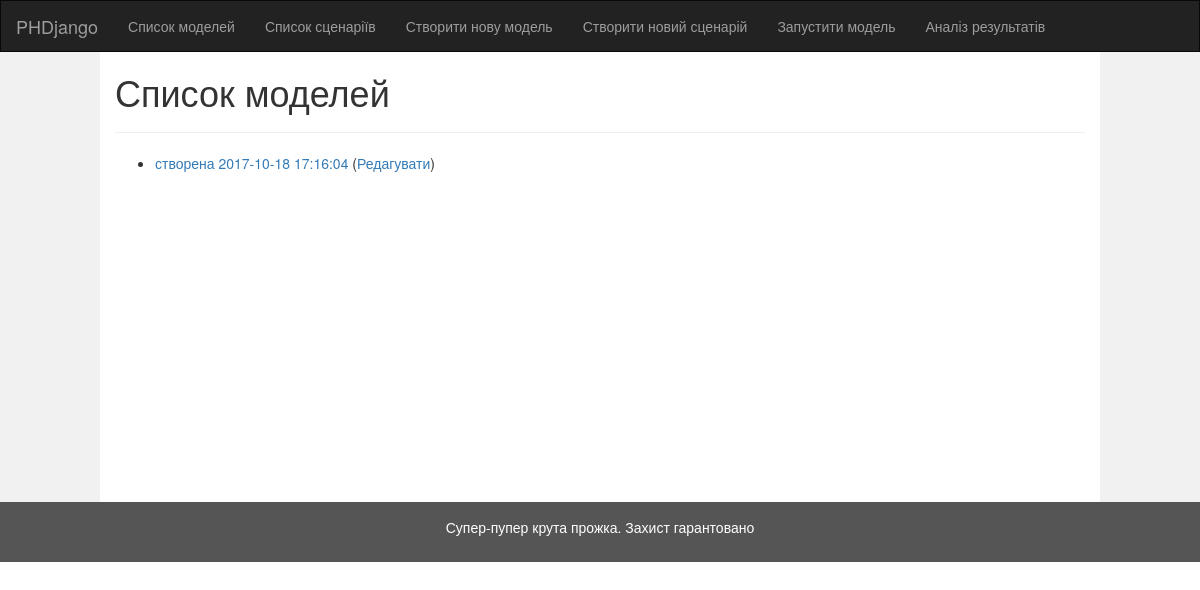
Before: /models/ with the older database file.
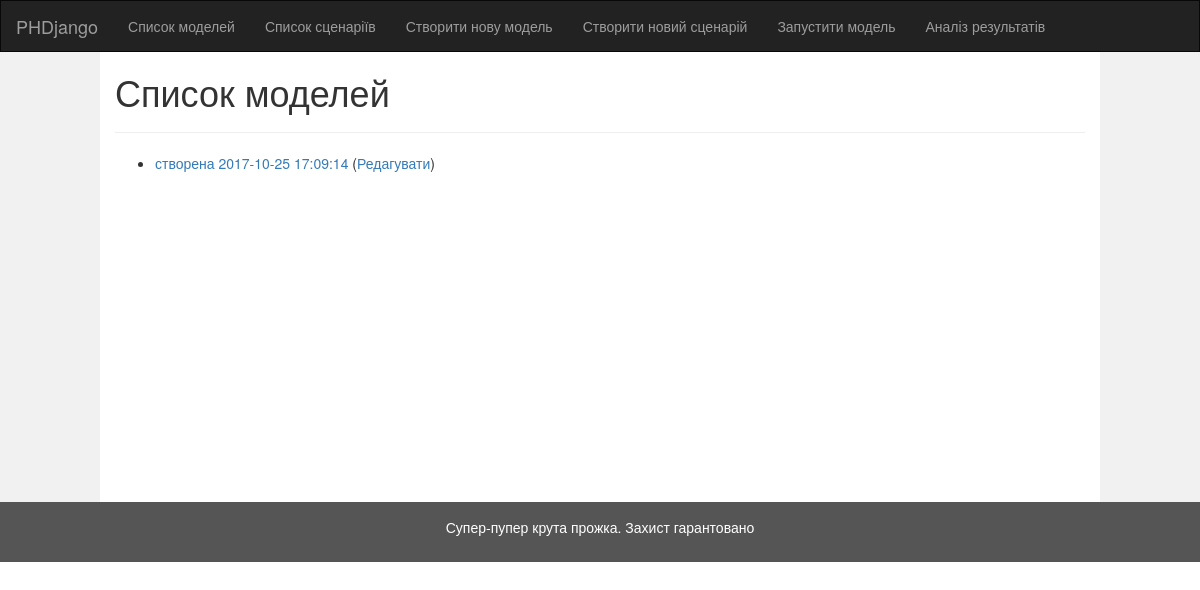
After: the same page with the newer database file.
### models/models.py (models this page shows)
class ModelConfig(models.Model):
    created_at = models.DateTimeField(auto_now_add=True, null = True)
    title = models.CharField("Назва конфігурації моделі", null=True, max_length=1024)
    production_firm_structure = models.ForeignKey(FirmStructure, related_name="ProductionFirm", null = True)
    raw_firm_structure = models.ForeignKey(FirmStructure, related_name="RawFirm", null=True)
    capital_firm_structure = models.ForeignKey(FirmStructure, related_name="CapitalFirm", null=True)
    household_structure = models.ForeignKey(HouseholdStructure, null=True)
    government_structure = models.ForeignKey(GovernmentStructure, null=True)
    outside_world = models.NullBooleanField("Зовнішній світ", default=None, null = True)
    def natural_key(self):
        return (self.title, self.created_at,) + self.production_firm_structure.natural_key() + \
               self.raw_firm_structure.natural_key() + self.capital_firm_structure.natural_key() + \
               self.household_structure.natural_key() + self.government_structure.natural_key()
    natural_key.dependencies = ['phdjango.FirmStructure', 'phdjango.HouseholdStructure', 'phdjango.GovernmentStructure']
    def __str__(self):
        return "Модель " + str(self.title) if self.title is not None else "" + "створена " + self.created_at.strftime(
            "%Y-%m-%d %H:%M:%S")

### models/views.py (the view)
class ModelIndexView(generic.ListView):
    template_name = 'models/model-index.html'
    context_object_name = 'latest_model_list'
    def get_queryset(self):
        return ModelConfig.objects.order_by('-created_at')

### models/templates/models/model-index.html
{% extends 'models/base.html' %}
{% block title %}Список моделей{% endblock %}
{% block content %}
    {% if latest_model_list %}
        <ul>
            {% for model in latest_model_list %}
                <li>
                    <a href="{% url 'models:model-config-detail' model.id %}">{{ model }}</a>
                    (<a href="{% url 'models:model-config-edit-basic' model.id %}">Редагувати</a>)
                </li>
            {% endfor %}
        </ul>
    {% else %}
        <p>No models are available.</p>
    {% endif %}
{% endblock %}

Changed rows visible on the page:
changed ModelConfig: title+created_at "створена 2017-10-18 17:16:04" → "створена 2017-10-25 17:09:14"
